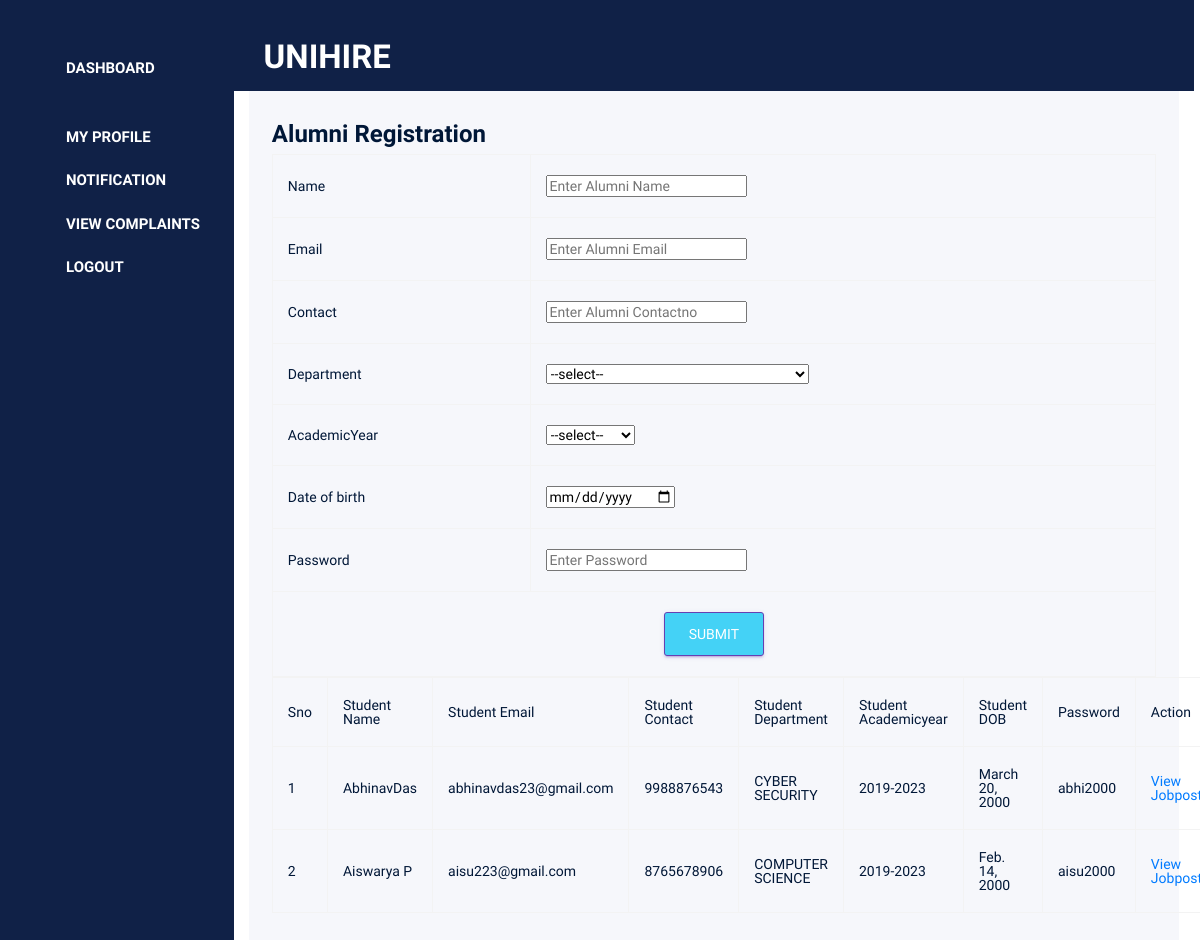
/Administrator/alumnireg/, run on the app's committed database.
### Administrator/models.py (models this page shows)
class tbl_alumnireg(models.Model):
    alumnireg_name=models.CharField(max_length=50)
    alumnireg_email=models.CharField(max_length=50)
    alumnireg_contact=models.CharField(max_length=50)
    department=models.ForeignKey(tbl_department,on_delete=models.CASCADE)
    academicyear=models.ForeignKey(tbl_academicyear,on_delete=models.CASCADE)
    alumnireg_dob=models.DateField(null=True)
    alumnireg_password=models.CharField(max_length=50)

class tbl_department(models.Model):
    department_name=models.CharField(max_length=50)

class tbl_academicyear(models.Model):
    academicyear_name=models.CharField(max_length=50)

### Administrator/views.py (the view)
# urls.py: path('alumnireg/',views.alumnireg,name="alumnireg"),
def alumnireg(request):
     data=tbl_alumnireg.objects.all()
     department=tbl_department.objects.all()
     academicyear=tbl_academicyear.objects.all()
     if request.method=="POST":
        alumnireg_name=request.POST.get('txt_name')
        alumnireg_email=request.POST.get('txt_email')
        alumnireg_contact=request.POST.get('txtcontact')
        alumnireg_department=request.POST.get('sel_Dept')
        alumnireg_academicyear=request.POST.get('sel_acad')
        alumnireg_dob=request.POST.get('txt_date')
        alumnireg_password=request.POST.get('txt_pass')
        department=tbl_department.objects.get(id=alumnireg_department)
        academicyear=tbl_academicyear.objects.get(id=alumnireg_academicyear)
        tbl_alumnireg.objects.create(
            alumnireg_name=alumnireg_name,
            alumnireg_email=alumnireg_email,
            alumnireg_contact=alumnireg_contact,
            department=department,
            academicyear=academicyear,
            alumnireg_dob=alumnireg_dob,
            alumnireg_password=alumnireg_password,
            )
        return render(request,'Administrator/Alumnireg.html',{'msg':"Alumni Registration Completed.."})
     else:
        return render(request,'Administrator/Alumnireg.html',{'data':data,'department':department,'academicyear':academicyear})

### Administrator/Templates/Administrator/Alumnireg.html (shortened to what this page needs)
{% extends 'Administrator/Header.html' %}
{% block content %}
<!DOCTYPE html>
<html lang="en">
<head>
</head>
<body>
    <h1 style="font-weight: bold; font-size: 24px;">Alumni Registration</h1>
    <form method="post">
        <table class="table table-bordered table-hover ">
            <tr>
                <td>Name</td>
                <td><input type="text" name="txt_name" placeholder="Enter Alumni Name" required></td>
            </tr>
            <tr>
                <td>Email</td>
                <td><input type="email" name="txt_email" placeholder="Enter Alumni Email" required></td>
            </tr>
            <tr>
                <td>Contact</td>
                <td><input type="text" name="txtcontact" placeholder="Enter Alumni Contactno" required></td>
            </tr>
            <tr>
                <td>Department</td>
                <td>
                    <select name="sel_Dept">
                        <option>--select--</option>
                    </select>
                </td>
            </tr>
            <tr>
                <td>AcademicYear</td>
                <td>
                    <select name="sel_acad">
                        <option>--select--</option>
                    </select>
                </td>
            </tr>
            <tr>
                <td>Date of birth</td>
                <td><input type="date" name="txt_date" placeholder="Enter DOB" required></td>
            </tr>
            <tr>
                <td>Password</td>
                <td><input type="password" name="txt_pass" placeholder="Enter Password" required></td>
            </tr>
            <tr>
                <td colspan="2" align="center">
                    <input type="submit" name="btn_submit"class="btn btn-primary" style="background-color: #44d2f6; color: white;" value="SUBMIT">
                </td>
            </tr>
        </table>
        <table class="table table-bordered">
            <tr>
                <td>Sno</td>
                <td>Student Name</td>
                <td>Student Email</td>
                <td>Student Contact</td>
                <td>Student Department</td>
                <td>Student Academicyear</td>
                <td>Student DOB</td>
                <td> Password</td>
                <td>Action</td>
            </tr>
            {% for i in data %}
            <tr>
                <td>{{forloop.counter}}</td>
                <td>{{i.alumnireg_name}}</td>
                <td>{{i.alumnireg_email}}</td>
                <td>{{i.alumnireg_contact}}</td>
                <td>{{i.department.department_name}}</td>
                <td>{{i.academicyear.academicyear_name}}</td>
                <td>{{i.alumnireg_dob}}</td>
                <td>{{i.alumnireg_password}}</td>
                <td><a href="{% url 'Admin:viewalumnijobs' i.id %}">View Jobpost</a></td>
            </tr>
            {% endfor %}
        </table>
</body>
</html>
{% endblock %}

### Administrator/Templates/Administrator/Header.html (shortened to what this page needs)
{% load static %}
<!DOCTYPE html>
<html lang="en">
<head>
  <link rel="stylesheet" href="{% static 'User/vendors/mdi/css/materialdesignicons.min.css'%}">
  <link rel="stylesheet" href="{% static 'User/vendors/css/vendor.bundle.base.css'%}">
  <link rel="stylesheet" href="{% static 'User/css/style.css'%}">
</head>
<body>
  <div class="container-scroller d-flex">
    <nav class="sidebar sidebar-offcanvas" id="sidebar" style="background: #102147 !important;">
      <ul class="nav">
        <li class="nav-item">
          <a class="nav-link" href="{% url 'Admin:Homepage' %}">
            <i class="mdi mdi-view-quilt menu-icon"></i>
            <span class="menu-title">DASHBOARD</span>
          </a>
        </li>
        <li class="nav-item">
          <a class="nav-link" href="{% url 'Admin:myprofile' %}">
            <i class="mdi mdi-view-headline menu-icon"></i>
            <span class="menu-title">MY PROFILE</span>
          </a>
        </li>
        <li class="nav-item">
          <a class="nav-link" href="{% url 'Admin:notification' %}">
            <i class="mdi mdi-chart-pie menu-icon"></i>
            <span class="menu-title">NOTIFICATION</span>
          </a>
        </li>
        <li class="nav-item">
          <a class="nav-link" href="{% url 'Admin:viewcomplaint' %}">
            <i class="mdi mdi-grid-large menu-icon"></i>
            <span class="menu-title">VIEW COMPLAINTS</span>
          </a>
        </li>
        <li class="nav-item">
          <a class="nav-link" href="{% url 'Guest:Login' %}">
            <i class="mdi mdi-emoticon menu-icon"></i>
            <span class="menu-title">LOGOUT</span>
          </a>
        </li>
      </ul>
    </nav>
    <div class="container-fluid page-body-wrapper">
      <nav class="navbar col-lg-12 col-12 px-0 py-0 py-lg-4 d-flex flex-row">
        <div class="navbar-menu-wrapper d-flex align-items-center justify-content-end" style="margin-right: 59.437rem;">
          <button class="navbar-toggler navbar-toggler align-self-center" type="button" data-toggle="minimize">
            <span class="mdi mdi-menu"></span>
          </button>
          <div class="d-flex align-items-center justify-content-between">
            <h1 class="navbar-brand brand-logo fw-bolder fs-3 mb-0" style="font-size:33px;">  UNIHIRE</h1>
         </div>
        </div>
      </nav>
      <div class="main-panel container">
        <div class="content-wrapper">
            {% block content %}
            {% endblock %}
            </div>
          </div>
        </div>
      </div>
</body>
</html>

### Administrator/Templates/Administrator/Header.html (style rules this page uses)
.navbar { font-weight: 400; transition: background 0.25sease; -webkit-transition: background 0.25sease; -moz-transition: background 0.25s ease; -ms-transition: background 0.25s ease; background: #102147; height: 91px; width: auto; }
.navbar .navbar-menu-wrapper { width: 150px !important; }

### data on the page
tbl_alumnireg: alumnireg_name "AbhinavDas", alumnireg_email "abhinavdas23@gmail.com", alumnireg_contact "9988876543", department.department_name "CYBER SECURITY", academicyear.academicyear_name "2019-2023", alumnireg_dob "March 20, 2000", alumnireg_password "abhi2000"
tbl_alumnireg: alumnireg_name "Aiswarya P", alumnireg_email "aisu223@gmail.com", alumnireg_contact "8765678906", department.department_name "COMPUTER SCIENCE", academicyear.academicyear_name "2019-2023", alumnireg_dob "Feb. 14, 2000", alumnireg_password "aisu2000"
